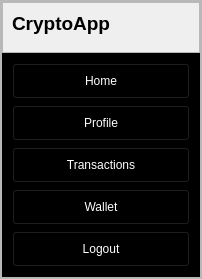
     <widget class="QFrame" name="side_menu_container">
      <property name="minimumSize">
       <size>
        <width>0</width>
        <height>0</height>
       </size>
      </property>
      <property name="maximumSize">
       <size>
        <width>0</width>
        <height>16777215</height>
       </size>
      </property>
      <property name="frameShape">
       <enum>QFrame::StyledPanel</enum>
      </property>
      <property name="frameShadow">
       <enum>QFrame::Raised</enum>
      </property>
      <layout class="QVBoxLayout" name="verticalLayout_2">
       <property name="spacing">
        <number>0</number>
       </property>
       <property name="leftMargin">
        <number>0</number>
       </property>
       <property name="topMargin">
        <number>0</number>
       </property>
       <property name="rightMargin">
        <number>0</number>
       </property>
       <property name="bottomMargin">
        <number>0</number>
       </property>
       <item>
        <widget class="QFrame" name="side_menu">
         <property name="minimumSize">
          <size>
           <width>200</width>
           <height>0</height>
          </size>
         </property>
         <property name="frameShape">
          <enum>QFrame::StyledPanel</enum>
         </property>
         <property name="frameShadow">
          <enum>QFrame::Raised</enum>
         </property>
         <layout class="QVBoxLayout" name="verticalLayout_4">
          <property name="spacing">
           <number>0</number>
          </property>
          <property name="leftMargin">
           <number>0</number>
          </property>
          <property name="topMargin">
           <number>0</number>
          </property>
          <property name="rightMargin">
           <number>0</number>
          </property>
          <property name="bottomMargin">
           <number>0</number>
          </property>
          <item alignment="Qt::AlignTop">
           <widget class="QFrame" name="frame">
            <property name="frameShape">
             <enum>QFrame::StyledPanel</enum>
            </property>
            <property name="frameShadow">
             <enum>QFrame::Raised</enum>
            </property>
            <layout class="QHBoxLayout" name="horizontalLayout_7">
             <item alignment="Qt::AlignLeft|Qt::AlignTop">
              <widget class="QLabel" name="label_2">
               <property name="font">
                <font>
                 <pointsize>14</pointsize>
                 <weight>75</weight>
                 <bold>true</bold>
                </font>
               </property>
               <property name="styleSheet">
                <string notr="true"/>
               </property>
               <property name="text">
                <string>CryptoApp</string>
               </property>
              </widget>
             </item>
             <item alignment="Qt::AlignLeft|Qt::AlignTop">
              <widget class="QLabel" name="label_3">
               <property name="minimumSize">
                <size>
                 <width>0</width>
                 <height>0</height>
                </size>
               </property>
               <property name="font">
                <font>
                 <pointsize>20</pointsize>
                 <weight>50</weight>
                 <bold>false</bold>
                </font>
               </property>
               <property name="text">
                <string/>
               </property>
               <property name="pixmap">
                <pixmap resource="icons.qrc">:/icons/app_icons/layers.svg</pixmap>
               </property>
               <property name="scaledContents">
                <bool>true</bool>
               </property>
               <property name="alignment">
                <set>Qt::AlignLeading|Qt::AlignLeft|Qt::AlignVCenter</set>
               </property>
              </widget>
             </item>
            </layout>
           </widget>
          </item>
          <item>
           <widget class="QFrame" name="frame_4">
            <property name="sizePolicy">
             <sizepolicy hsizetype="Preferred" vsizetype="Expanding">
              <horstretch>0</horstretch>
              <verstretch>0</verstretch>
             </sizepolicy>
            </property>
            <property name="styleSheet">
             <string notr="true">background-color: rgb(0, 0, 0);</string>
            </property>
            <property name="frameShape">
             <enum>QFrame::StyledPanel</enum>
            </property>
            <property name="frameShadow">
             <enum>QFrame::Raised</enum>
            </property>
            <layout class="QVBoxLayout" name="verticalLayout_7">
             <item>
              <widget class="QPushButton" name="pushButton_7">
               <property name="styleSheet">
                <string notr="true">#pushButton_7{
	color: rgb(255, 255, 255);
	padding: 10px 5px;
}

QPushButton#pushButton_7:hover{
	background-color: qlineargradient(spread:pad, x1:0, y1:0, x2:1, y2:0, stop:0 rgb(75, 75, 75), stop:1 rgb(75, 75, 75));
}

QPushButton#pushButton_7:pressed{
	padding-left:5px;
	padding-top:5px;
	background-color: rgb(75, 75, 75);
}</string>
               </property>
               <property name="text">
                <string>Home</string>
               </property>
               <property name="icon">
                <iconset resource="icons.qrc">
                 <normaloff>:/icons/app_icons/home.svg</normaloff>:/icons/app_icons/home.svg</iconset>
               </property>
              </widget>
             </item>
             <item>
              <widget class="QPushButton" name="pushButton_8">
               <property name="styleSheet">
                <string notr="true">#pushButton_8{
	color: rgb(255, 255, 255);
	padding: 10px 5px;
}

QPushButton#pushButton_8:hover{
	background-color: qlineargradient(spread:pad, x1:0, y1:0, x2:1, y2:0, stop:0 rgb(75, 75, 75), stop:1 rgb(75, 75, 75));
}

QPushButton#pushButton_8:pressed{
	padding-left:5px;
	padding-top:5px;
	background-color: rgb(75, 75, 75);
}</string>
               </property>
               <property name="text">
                <string>Profile</string>
               </property>
               <property name="icon">
                <iconset resource="icons.qrc">
                 <normaloff>:/icons/app_icons/user.svg</normaloff>:/icons/app_icons/user.svg</iconset>
               </property>
              </widget>
             </item>
             <item>
              <widget class="QPushButton" name="pushButton_9">
               <property name="styleSheet">
                <string notr="true">#pushButton_9{
	color: rgb(255, 255, 255);
	padding: 10px 5px;
}

QPushButton#pushButton_9:hover{
	background-color: qlineargradient(spread:pad, x1:0, y1:0, x2:1, y2:0, stop:0 rgb(75, 75, 75), stop:1 rgb(75, 75, 75));
}

QPushButton#pushButton_9:pressed{
	padding-left:5px;
	padding-top:5px;
	background-color: rgb(75, 75, 75);
}</string>
               </property>
               <property name="text">
                <string>Transactions</string>
               </property>
               <property name="icon">
                <iconset resource="icons.qrc">
                 <normaloff>:/icons/app_icons/dollar-sign.svg</normaloff>:/icons/app_icons/dollar-sign.svg</iconset>
               </property>
              </widget>
             </item>
             <item>
              <widget class="QPushButton" name="pushButton_11">
               <property name="styleSheet">
                <string notr="true">#pushButton_11{
	color: rgb(255, 255, 255);
	padding: 10px 5px;
}

QPushButton#pushButton_11:hover{
	background-color: qlineargradient(spread:pad, x1:0, y1:0, x2:1, y2:0, stop:0 rgb(75, 75, 75), stop:1 rgb(75, 75, 75));
}

QPushButton#pushButton_11:pressed{
	padding-left:5px;
	padding-top:5px;
	background-color: rgb(75, 75, 75);
}</string>
               </property>
               <property name="text">
                <string>Wallet</string>
               </property>
               <property name="icon">
                <iconset resource="icons.qrc">
                 <normaloff>:/icons/app_icons/life-buoy.svg</normaloff>:/icons/app_icons/life-buoy.svg</iconset>
               </property>
              </widget>
             </item>
             <item>
              <widget class="QPushButton" name="pushButton_10">
               <property name="styleSheet">
                <string notr="true">#pushButton_10{
	color: rgb(255, 255, 255);
	padding: 10px 5px;
}

QPushButton#pushButton_10:hover{
	background-color: qlineargradient(spread:pad, x1:0, y1:0, x2:1, y2:0, stop:0 rgb(75, 75, 75), stop:1 rgb(75, 75, 75));
}

QPushButton#pushButton_10:pressed{
	padding-left:5px;
	padding-top:5px;
	background-color: rgb(75, 75, 75);
}</string>
               </property>
               <property name="text">
                <string>Logout</string>
               </property>
               <property name="icon">
                <iconset resource="icons.qrc">
                 <normaloff>:/icons/app_icons/log-in.svg</normaloff>:/icons/app_icons/log-in.svg</iconset>
               </property>
              </widget>
             </item>
            </layout>
           </widget>
          </item>
         </layout>
        </widget>
       </item>
      </layout>
     </widget>
